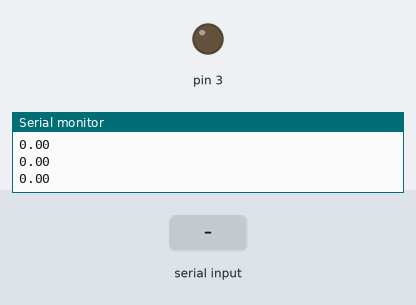
The sketch below on a simulated Arduino Uno, built with avr-gcc and run on an emulated ATmega328P. On the bench: output pins drawn as LEDs (lit = HIGH), the last lines printed to the serial monitor. Inputs (shaded band) come from the test bench.

Above: at 1.2 s.
1.3 s: "90,45\n" received over Serial
At 2.1 s:
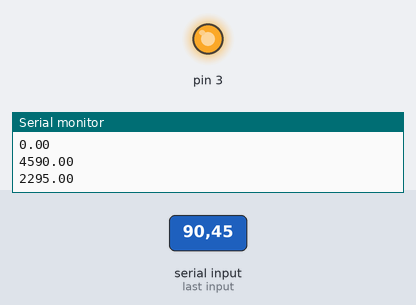
3.8 s: "30,150\n" received over Serial
At 6.2 s:
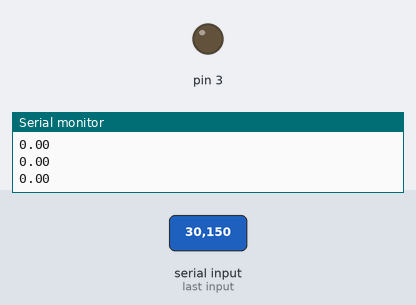
Timing chart, 0 to 7.7 s (numbered marks = the images above; inputs shaded):
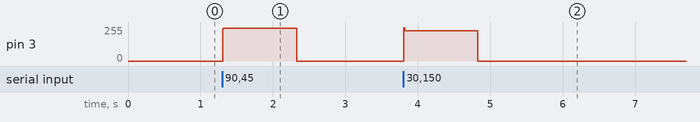

Measured:
- after the input at 1.3 s, pin 3: 0/255 → 247/255 at once, → 0/255 1.0 s later
- after the input at 3.8 s, pin 3: 0/255 → 226/255 at once, → 0/255 1.0 s later

The sketch:

labra1_2.ino
```cpp
float voltage = 0;
// the setup routine runs once when you press reset:
void setup() {
  // initialize serial communication at 9600 bits per second:
  Serial.begin(9600);
  pinMode(3, OUTPUT);

}

// the loop routine runs over and over again forever:
void loop() {
  // read the input on analog pin 0:
  if(Serial.available() > 0){

  voltage = Serial.parseFloat();
}
  analogWrite(3,(voltage/5)*255);
  Serial.println((voltage/5)*255);

  // print out the value you read:

  delay(1);        // delay in between reads for stability
}
```
